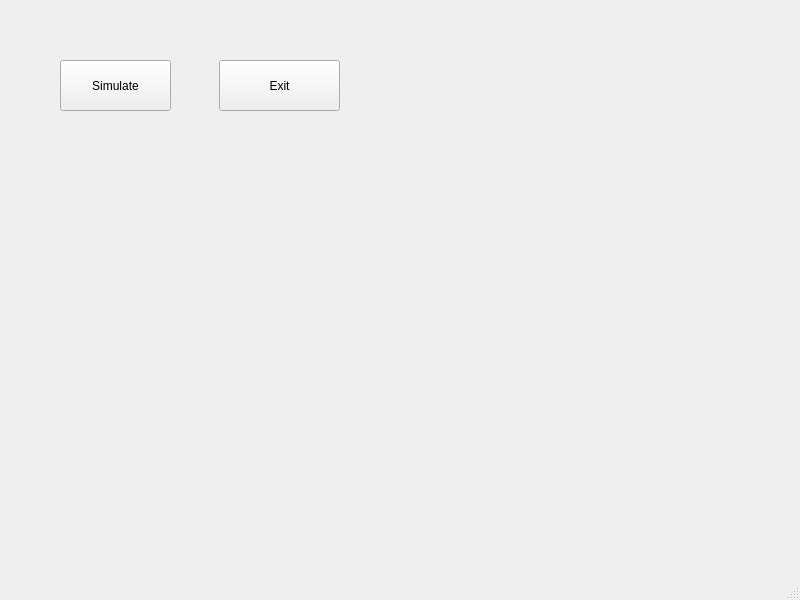
<?xml version="1.0" encoding="UTF-8"?>
<ui version="4.0">
 <class>MainWindow</class>
 <widget class="QMainWindow" name="MainWindow">
  <property name="geometry">
   <rect>
    <x>0</x>
    <y>0</y>
    <width>800</width>
    <height>600</height>
   </rect>
  </property>
  <property name="windowTitle">
   <string>MainWindow</string>
  </property>
  <widget class="QWidget" name="centralwidget">
   <widget class="QPushButton" name="pushButton">
    <property name="geometry">
     <rect>
      <x>60</x>
      <y>60</y>
      <width>111</width>
      <height>51</height>
     </rect>
    </property>
    <property name="text">
     <string>Simulate</string>
    </property>
   </widget>
   <widget class="QPushButton" name="pushButton_2">
    <property name="geometry">
     <rect>
      <x>219</x>
      <y>60</y>
      <width>121</width>
      <height>51</height>
     </rect>
    </property>
    <property name="text">
     <string>Exit</string>
    </property>
   </widget>
  </widget>
  <widget class="QMenuBar" name="menubar">
   <property name="geometry">
    <rect>
     <x>0</x>
     <y>0</y>
     <width>800</width>
     <height>21</height>
    </rect>
   </property>
  </widget>
  <widget class="QStatusBar" name="statusbar"/>
 </widget>
 <resources/>
 <connections>
  <connection>
   <sender>pushButton_2</sender>
   <signal>clicked()</signal>
   <receiver>MainWindow</receiver>
   <slot>close()</slot>
   <hints>
    <hint type="sourcelabel">
     <x>256</x>
     <y>124</y>
    </hint>
    <hint type="destinationlabel">
     <x>251</x>
     <y>48</y>
    </hint>
   </hints>
  </connection>
 </connections>
</ui>
